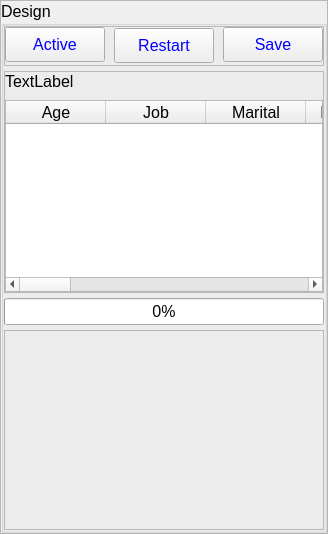
            <widget class="QFrame" name="design_frame">
             <property name="sizePolicy">
              <sizepolicy hsizetype="Expanding" vsizetype="Expanding">
               <horstretch>0</horstretch>
               <verstretch>0</verstretch>
              </sizepolicy>
             </property>
             <property name="frameShape">
              <enum>QFrame::StyledPanel</enum>
             </property>
             <property name="frameShadow">
              <enum>QFrame::Raised</enum>
             </property>
             <layout class="QHBoxLayout" name="horizontalLayout_8">
              <property name="spacing">
               <number>0</number>
              </property>
              <property name="leftMargin">
               <number>0</number>
              </property>
              <property name="topMargin">
               <number>0</number>
              </property>
              <property name="rightMargin">
               <number>0</number>
              </property>
              <property name="bottomMargin">
               <number>0</number>
              </property>
              <item>
               <widget class="QGroupBox" name="design_grp">
                <property name="sizePolicy">
                 <sizepolicy hsizetype="Expanding" vsizetype="Expanding">
                  <horstretch>0</horstretch>
                  <verstretch>0</verstretch>
                 </sizepolicy>
                </property>
                <property name="minimumSize">
                 <size>
                  <width>0</width>
                  <height>0</height>
                 </size>
                </property>
                <property name="maximumSize">
                 <size>
                  <width>16777215</width>
                  <height>16666666</height>
                 </size>
                </property>
                <property name="font">
                 <font>
                  <pointsize>12</pointsize>
                 </font>
                </property>
                <property name="styleSheet">
                 <string notr="true"/>
                </property>
                <property name="title">
                 <string>Design</string>
                </property>
                <layout class="QVBoxLayout" name="verticalLayout_7">
                 <property name="spacing">
                  <number>5</number>
                 </property>
                 <property name="leftMargin">
                  <number>0</number>
                 </property>
                 <property name="topMargin">
                  <number>0</number>
                 </property>
                 <property name="rightMargin">
                  <number>0</number>
                 </property>
                 <property name="bottomMargin">
                  <number>0</number>
                 </property>
                 <item>
                  <widget class="QFrame" name="frame_9">
                   <property name="minimumSize">
                    <size>
                     <width>0</width>
                     <height>40</height>
                    </size>
                   </property>
                   <property name="maximumSize">
                    <size>
                     <width>16777215</width>
                     <height>40</height>
                    </size>
                   </property>
                   <property name="frameShape">
                    <enum>QFrame::StyledPanel</enum>
                   </property>
                   <property name="frameShadow">
                    <enum>QFrame::Raised</enum>
                   </property>
                   <layout class="QHBoxLayout" name="horizontalLayout_7">
                    <property name="spacing">
                     <number>9</number>
                    </property>
                    <property name="leftMargin">
                     <number>0</number>
                    </property>
                    <property name="topMargin">
                     <number>0</number>
                    </property>
                    <property name="rightMargin">
                     <number>0</number>
                    </property>
                    <property name="bottomMargin">
                     <number>0</number>
                    </property>
                    <item alignment="Qt::AlignRight|Qt::AlignTop">
                     <widget class="QPushButton" name="active_btn">
                      <property name="minimumSize">
                       <size>
                        <width>100</width>
                        <height>35</height>
                       </size>
                      </property>
                      <property name="styleSheet">
                       <string notr="true">color: rgb(0, 0, 255);</string>
                      </property>
                      <property name="text">
                       <string>Active</string>
                      </property>
                      <property name="icon">
                       <iconset resource="../icon/designer.qrc">
                        <normaloff>:/images/play.png</normaloff>:/images/play.png</iconset>
                      </property>
                     </widget>
                    </item>
                    <item alignment="Qt::AlignHCenter">
                     <widget class="QPushButton" name="restart_btn">
                      <property name="minimumSize">
                       <size>
                        <width>100</width>
                        <height>35</height>
                       </size>
                      </property>
                      <property name="styleSheet">
                       <string notr="true">color: rgb(0, 0, 255);</string>
                      </property>
                      <property name="text">
                       <string>Restart</string>
                      </property>
                      <property name="icon">
                       <iconset resource="../icon/designer.qrc">
                        <normaloff>:/images/restart.png</normaloff>:/images/restart.png</iconset>
                      </property>
                     </widget>
                    </item>
                    <item alignment="Qt::AlignLeft|Qt::AlignTop">
                     <widget class="QPushButton" name="save_btn">
                      <property name="minimumSize">
                       <size>
                        <width>100</width>
                        <height>35</height>
                       </size>
                      </property>
                      <property name="styleSheet">
                       <string notr="true">color: rgb(0, 0, 255);</string>
                      </property>
                      <property name="text">
                       <string>Save</string>
                      </property>
                      <property name="icon">
                       <iconset resource="../icon/designer.qrc">
                        <normaloff>:/images/save.png</normaloff>:/images/save.png</iconset>
                      </property>
                     </widget>
                    </item>
                   </layout>
                  </widget>
                 </item>
                 <item>
                  <widget class="QFrame" name="info_frame">
                   <property name="maximumSize">
                    <size>
                     <width>16777215</width>
                     <height>350</height>
                    </size>
                   </property>
                   <property name="frameShape">
                    <enum>QFrame::StyledPanel</enum>
                   </property>
                   <property name="frameShadow">
                    <enum>QFrame::Raised</enum>
                   </property>
                   <layout class="QVBoxLayout" name="verticalLayout_8" stretch="0,0">
                    <property name="spacing">
                     <number>9</number>
                    </property>
                    <property name="leftMargin">
                     <number>0</number>
                    </property>
                    <property name="topMargin">
                     <number>0</number>
                    </property>
                    <property name="rightMargin">
                     <number>0</number>
                    </property>
                    <property name="bottomMargin">
                     <number>0</number>
                    </property>
                    <item>
                     <widget class="QLabel" name="detail_txt">
                      <property name="text">
                       <string>TextLabel</string>
                      </property>
                     </widget>
                    </item>
                    <item>
                     <widget class="QTableWidget" name="data_table">
                      <property name="maximumSize">
                       <size>
                        <width>16777215</width>
                        <height>500</height>
                       </size>
                      </property>
                      <column>
                       <property name="text">
                        <string>Age</string>
                       </property>
                      </column>
                      <column>
                       <property name="text">
                        <string>Job</string>
                       </property>
                      </column>
                      <column>
                       <property name="text">
                        <string>Marital</string>
                       </property>
                      </column>
                      <column>
                       <property name="text">
                        <string>Education</string>
                       </property>
                      </column>
                      <column>
                       <property name="text">
                        <string>Default</string>
                       </property>
                      </column>
                      <column>
                       <property name="text">
                        <string>Balance</string>
                       </property>
                      </column>
                      <column>
                       <property name="text">
                        <string>Housing</string>
                       </property>
                      </column>
                      <column>
                       <property name="text">
                        <string>Loan</string>
                       </property>
                      </column>
                      <column>
                       <property name="text">
                        <string>Contact</string>
                       </property>
                      </column>
                      <column>
                       <property name="text">
                        <string>Day</string>
                       </property>
                      </column>
                      <column>
                       <property name="text">
                        <string>Month</string>
                       </property>
                      </column>
                      <column>
                       <property name="text">
                        <string>Duration</string>
                       </property>
                      </column>
                      <column>
                       <property name="text">
                        <string>Campaign</string>
                       </property>
                      </column>
                      <column>
                       <property name="text">
                        <string>Pdays</string>
                       </property>
                      </column>
                      <column>
                       <property name="text">
                        <string>Previous</string>
                       </property>
                      </column>
                      <column>
                       <property name="text">
                        <string>Poutcome</string>
                       </property>
                      </column>
                      <column>
                       <property name="text">
                        <string>Y</string>
                       </property>
                      </column>
                     </widget>
                    </item>
                   </layout>
                  </widget>
                 </item>
                 <item>
                  <widget class="QProgressBar" name="progressBar">
                   <property name="value">
                    <number>0</number>
                   </property>
                   <property name="orientation">
                    <enum>Qt::Horizontal</enum>
                   </property>
                   <property name="invertedAppearance">
                    <bool>false</bool>
                   </property>
                  </widget>
                 </item>
                 <item>
                  <widget class="QFrame" name="roc_chart">
                   <property name="minimumSize">
                    <size>
                     <width>0</width>
                     <height>200</height>
                    </size>
                   </property>
                   <property name="frameShape">
                    <enum>QFrame::StyledPanel</enum>
                   </property>
                   <property name="frameShadow">
                    <enum>QFrame::Raised</enum>
                   </property>
                   <layout class="QGridLayout" name="gridLayout"/>
                  </widget>
                 </item>
                </layout>
               </widget>
              </item>
             </layout>
            </widget>
